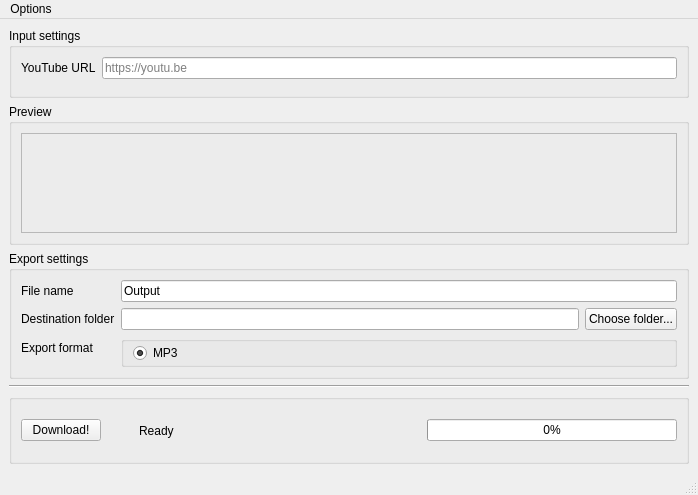
<?xml version="1.0" encoding="UTF-8"?>
<ui version="4.0">
 <class>MainWindow</class>
 <widget class="QMainWindow" name="MainWindow">
  <property name="geometry">
   <rect>
    <x>0</x>
    <y>0</y>
    <width>698</width>
    <height>495</height>
   </rect>
  </property>
  <property name="windowTitle">
   <string>MainWindow</string>
  </property>
  <widget class="QWidget" name="centralwidget">
   <layout class="QVBoxLayout" name="verticalLayout_2">
    <item>
     <widget class="QGroupBox" name="groupBox">
      <property name="title">
       <string>Input settings</string>
      </property>
      <layout class="QFormLayout" name="formLayout_2">
       <item row="0" column="0">
        <widget class="QLabel" name="label">
         <property name="text">
          <string>YouTube URL</string>
         </property>
         <property name="buddy">
          <cstring>URLField</cstring>
         </property>
        </widget>
       </item>
       <item row="0" column="1">
        <widget class="QLineEdit" name="URLField">
         <property name="placeholderText">
          <string>https://youtu.be</string>
         </property>
        </widget>
       </item>
      </layout>
     </widget>
    </item>
    <item>
     <widget class="QGroupBox" name="groupBox_5">
      <property name="title">
       <string>Preview</string>
      </property>
      <layout class="QVBoxLayout" name="verticalLayout">
       <item>
        <widget class="QFrame" name="frame">
         <property name="minimumSize">
          <size>
           <width>100</width>
           <height>100</height>
          </size>
         </property>
         <property name="frameShape">
          <enum>QFrame::StyledPanel</enum>
         </property>
         <property name="frameShadow">
          <enum>QFrame::Raised</enum>
         </property>
        </widget>
       </item>
      </layout>
     </widget>
    </item>
    <item>
     <widget class="QGroupBox" name="groupBox_2">
      <property name="title">
       <string>Export settings</string>
      </property>
      <layout class="QFormLayout" name="formLayout">
       <item row="0" column="0">
        <widget class="QLabel" name="label_2">
         <property name="text">
          <string>File name</string>
         </property>
         <property name="buddy">
          <cstring>lineEdit_2</cstring>
         </property>
        </widget>
       </item>
       <item row="0" column="1">
        <widget class="QLineEdit" name="lineEdit_2">
         <property name="text">
          <string>Output</string>
         </property>
        </widget>
       </item>
       <item row="1" column="0">
        <widget class="QLabel" name="DestinationLabel">
         <property name="text">
          <string>Destination folder</string>
         </property>
         <property name="buddy">
          <cstring>DestinationPath</cstring>
         </property>
        </widget>
       </item>
       <item row="1" column="1">
        <layout class="QHBoxLayout" name="horizontalLayout_2">
         <item>
          <widget class="QLineEdit" name="DestinationPath"/>
         </item>
         <item>
          <widget class="QPushButton" name="ChooseFolderButton">
           <property name="text">
            <string>Choose folder...</string>
           </property>
          </widget>
         </item>
        </layout>
       </item>
       <item row="2" column="0">
        <widget class="QLabel" name="exporFormattLabel">
         <property name="text">
          <string>Export format</string>
         </property>
         <property name="buddy">
          <cstring>radioButton</cstring>
         </property>
        </widget>
       </item>
       <item row="2" column="1">
        <widget class="QGroupBox" name="groupBox_3">
         <property name="title">
          <string notr="true"/>
         </property>
         <layout class="QHBoxLayout" name="horizontalLayout">
          <property name="topMargin">
           <number>0</number>
          </property>
          <property name="bottomMargin">
           <number>0</number>
          </property>
          <item>
           <widget class="QRadioButton" name="radioButton">
            <property name="text">
             <string>MP3</string>
            </property>
            <property name="checked">
             <bool>true</bool>
            </property>
           </widget>
          </item>
         </layout>
        </widget>
       </item>
      </layout>
     </widget>
    </item>
    <item>
     <widget class="Line" name="line">
      <property name="orientation">
       <enum>Qt::Horizontal</enum>
      </property>
     </widget>
    </item>
    <item>
     <widget class="QGroupBox" name="groupBox_4">
      <property name="title">
       <string/>
      </property>
      <layout class="QHBoxLayout" name="horizontalLayout_3">
       <item>
        <widget class="QPushButton" name="DownloadButton">
         <property name="text">
          <string>Download!</string>
         </property>
        </widget>
       </item>
       <item>
        <spacer name="horizontalSpacer_2">
         <property name="orientation">
          <enum>Qt::Horizontal</enum>
         </property>
         <property name="sizeHint" stdset="0">
          <size>
           <width>40</width>
           <height>20</height>
          </size>
         </property>
        </spacer>
       </item>
       <item>
        <widget class="QLabel" name="StatusText">
         <property name="minimumSize">
          <size>
           <width>250</width>
           <height>0</height>
          </size>
         </property>
         <property name="text">
          <string>Ready</string>
         </property>
         <property name="textFormat">
          <enum>Qt::PlainText</enum>
         </property>
         <property name="wordWrap">
          <bool>true</bool>
         </property>
        </widget>
       </item>
       <item>
        <spacer name="horizontalSpacer">
         <property name="orientation">
          <enum>Qt::Horizontal</enum>
         </property>
         <property name="sizeHint" stdset="0">
          <size>
           <width>40</width>
           <height>20</height>
          </size>
         </property>
        </spacer>
       </item>
       <item>
        <widget class="QProgressBar" name="DownloadProgress">
         <property name="minimumSize">
          <size>
           <width>250</width>
           <height>0</height>
          </size>
         </property>
         <property name="value">
          <number>0</number>
         </property>
        </widget>
       </item>
      </layout>
     </widget>
    </item>
   </layout>
  </widget>
  <widget class="QMenuBar" name="menubar">
   <property name="geometry">
    <rect>
     <x>0</x>
     <y>0</y>
     <width>698</width>
     <height>22</height>
    </rect>
   </property>
   <widget class="QMenu" name="menuOptions">
    <property name="title">
     <string>Options</string>
    </property>
    <addaction name="actionFFMPEG_Path"/>
   </widget>
   <addaction name="menuOptions"/>
  </widget>
  <widget class="QStatusBar" name="statusbar"/>
  <action name="actionFFMPEG_Path">
   <property name="text">
    <string>FFMPEG Path</string>
   </property>
  </action>
 </widget>
 <resources/>
 <connections/>
</ui>
